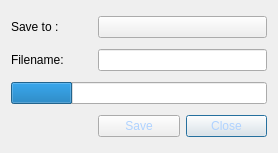
<?xml version="1.0" encoding="UTF-8"?>
<ui version="4.0">
 <class>SavefileDialog</class>
 <widget class="QDialog" name="SavefileDialog">
  <property name="geometry">
   <rect>
    <x>0</x>
    <y>0</y>
    <width>278</width>
    <height>153</height>
   </rect>
  </property>
  <property name="minimumSize">
   <size>
    <width>250</width>
    <height>128</height>
   </size>
  </property>
  <property name="maximumSize">
   <size>
    <width>16777215</width>
    <height>16777215</height>
   </size>
  </property>
  <property name="windowTitle">
   <string>Dialog</string>
  </property>
  <layout class="QGridLayout" name="gridLayout">
   <item row="0" column="0">
    <widget class="QLabel" name="saveto">
     <property name="text">
      <string>Save to :</string>
     </property>
    </widget>
   </item>
   <item row="0" column="1" colspan="2">
    <widget class="QComboBox" name="savecomboBox">
     <property name="styleSheet">
      <string notr="true">QComboBox{
	color: rgb(255, 255, 255);
	selection-background-color: rgb(179, 45, 60);
	border-image: url(:/images/images/combox_bg.png);
	border-right-color: rgb(0, 85, 0);
	border-bottom-color: rgb(0, 0, 255);
	border-left-color: rgb(255, 0, 255);
	border-top-color: rgb(0, 255, 0);
}
QComboBox::down-arrow{
	border-image: url(:/images/images/combox_downarrow.png);
}
QComboBox::drop-down{
    border-left-style: solid; /* just a single line */
   	width: 20px;
	height:30px; 

}</string>
     </property>
    </widget>
   </item>
   <item row="1" column="0">
    <widget class="QLabel" name="filenamelabel">
     <property name="text">
      <string>Filename:</string>
     </property>
    </widget>
   </item>
   <item row="1" column="1" colspan="2">
    <widget class="QLineEdit" name="filenamelineEdit">
     <property name="contextMenuPolicy">
      <enum>Qt::NoContextMenu</enum>
     </property>
     <property name="styleSheet">
      <string notr="true">border-image: url(:/images/images/combox_bg.png);
color: rgb(255, 255, 255);</string>
     </property>
     <property name="text">
      <string>eventlog.txt</string>
     </property>
     <property name="maxLength">
      <number>16</number>
     </property>
    </widget>
   </item>
   <item row="2" column="0" colspan="3">
    <widget class="QProgressBar" name="progressBar">
     <property name="value">
      <number>24</number>
     </property>
     <property name="textVisible">
      <bool>false</bool>
     </property>
    </widget>
   </item>
   <item row="3" column="2">
    <widget class="QPushButton" name="cancelButton">
     <property name="styleSheet">
      <string notr="true">QPushButton{
	border-image: url(:/images/images/button_normal.png);
	color: rgb(175, 210, 255);
}
QPushButton:focus{
	border-image: url(:/images/images/button_pressed.png);
	color: rgb(175, 210, 255);
}
QPushButton:pressed{
	border-image: url(:/images/images/button_click.png);
	color: rgb(175, 210, 255);
}

</string>
     </property>
     <property name="text">
      <string>Close</string>
     </property>
    </widget>
   </item>
   <item row="3" column="1">
    <widget class="QPushButton" name="saveButton">
     <property name="styleSheet">
      <string notr="true">QPushButton{
	border-image: url(:/images/images/button_normal.png);
	color: rgb(175, 210, 255);
}
QPushButton:focus{
	border-image: url(:/images/images/button_pressed.png);
	color: rgb(175, 210, 255);
}
QPushButton:pressed{
	border-image: url(:/images/images/button_click.png);
	color: rgb(175, 210, 255);
}

</string>
     </property>
     <property name="text">
      <string>Save</string>
     </property>
    </widget>
   </item>
  </layout>
 </widget>
 <tabstops>
  <tabstop>savecomboBox</tabstop>
  <tabstop>filenamelineEdit</tabstop>
  <tabstop>saveButton</tabstop>
  <tabstop>cancelButton</tabstop>
 </tabstops>
 <resources/>
 <connections/>
</ui>
